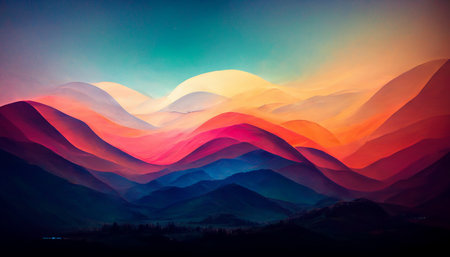
#> input picture 1_Arrays/ex05/landscape.jpg, 450 x 257 px
$ python tester.py
#> lines starting #> are read from the running program, lines starting #| are printed output that depends on the picture
### 1_Arrays/ex05/load_image.py
from PIL import Image
import numpy as np
import os


def ft_load(path: str) -> np.array:
    """loads image at path (in same dir as script), prints
    shape (height, width, channels) and
    pixel content as RGB"""
#> called with path = 'landscape.jpg'

    try:
        dir = os.path.dirname(__file__)
        abs_path = os.path.join(dir, path)
        if not os.path.exists(abs_path):
            raise AssertionError("File not found!")
        with Image.open(abs_path) as img:
#> img is the input picture: PIL image 450x257 RGB; mean R, G, B 98.7, 79.1, 89.1
            img_shape = f"({img.height}, {img.width}, {len(img.getbands())})"
#> img_shape = '(257, 450, 3)'
            print(img_shape)
#| (257, 450, 3)
            return np.array(img)
    except Exception as e:
        print(f"Exception: {e}")

### 1_Arrays/ex05/pimp_image.py
import numpy as np


""" All of these are returning a np.array,
even though subject has non-existing expected
'array' type return """


def ft_invert(array: np.array) -> np.array:
    """
    Inverts color of the image received.
    """
    return 255 - array
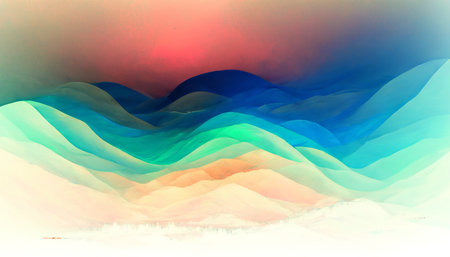
#> returned value: shape (257, 450, 3); mean of channels 0, 1, 2 156.3, 175.9, 165.9; drawn as R, G, B


def ft_red(array: np.array) -> np.array:
    """
    isolate red channel of image
    """
    red = array[:, :, 0]
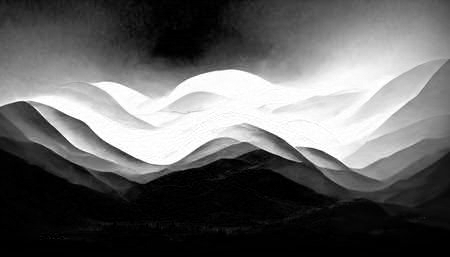
#> red: shape (257, 450); min 0, max 255, mean 98.7
    img = np.zeros_like(array)
    img[:, :, 0] = red
#> img: shape (257, 450, 3)
    return img


def ft_green(array: np.array) -> np.array:
    """
    isolate green channel of image
    """
    green = array[:, :, 1]
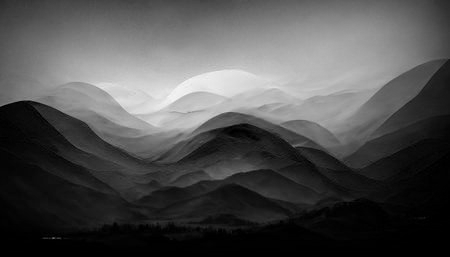
#> green: shape (257, 450); min 0, max 246, mean 79.1
    img = np.zeros_like(array)
    img[:, :, 1] = green
    return img


def ft_blue(array: np.array) -> np.array:
    """
    isolate blue channel of image
    """
    blue = array[:, :, 2]
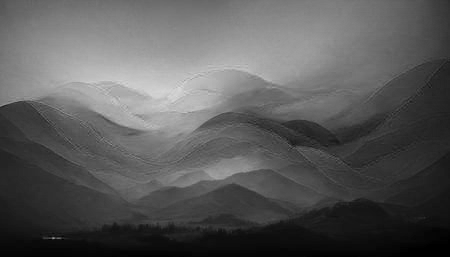
#> blue: shape (257, 450); min 0, max 219, mean 89.1
    img = np.zeros_like(array)
    img[:, :, 2] = blue
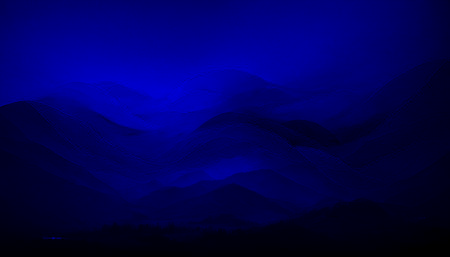
#> img: shape (257, 450, 3); mean of channels 0, 1, 2 0, 0, 89.1; drawn as R, G, B
    return img


def ft_gray(array: np.array) -> np.array:
    """
    Grayscale (I refuse to use 'grey')
    formula: ITU-R 601-2 luma transform
    """
    img = array.copy()
    r = array[:, :, 0]
    g = array[:, :, 1]
    b = array[:, :, 2]
    img = r * (299 / 1000) + g * (587 / 1000) + b * (114 / 1000)
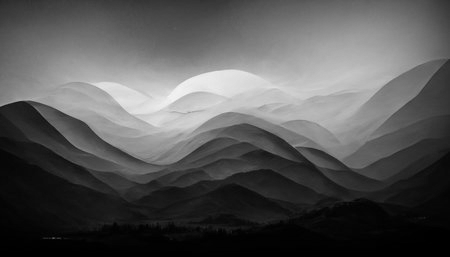
#> img: shape (257, 450) float64; min 0, max 245.2, mean 86.1
    return img

### 1_Arrays/ex05/tester.py
from load_image import ft_load
from PIL import Image
import matplotlib.pyplot as plt
from pimp_image import ft_invert
from pimp_image import ft_red
from pimp_image import ft_blue
from pimp_image import ft_green
from pimp_image import ft_gray

"""
Tester is slightly different than subject due to inconsistency with pimp_image
prototypes. each function is required to return an array, rather than img,
so I have to build images in my tester.py. Also must show and label images,
though that's not shown in the given tester.
"""

print("The shape of the image is: ", end="")
arr = ft_load("landscape.jpg")

img0 = Image.fromarray(arr)
img1 = Image.fromarray(ft_invert(arr))
img2 = Image.fromarray(ft_red(arr))
img3 = Image.fromarray(ft_green(arr))
img4 = Image.fromarray(ft_blue(arr))
img5 = Image.fromarray(ft_gray(arr))

print(ft_invert.__doc__)

imgs = [img0, img1, img2, img3, img4, img5]
titles = ["Original", "Inverted", "Red", "Green", "Blue", "Gray"]
fig, axes = plt.subplots(3, 2, figsize=(15, 10))

for ax, img, title in zip(axes.flat, imgs, titles):
    ax.imshow(img)
    ax.set_title(title, y=-0.2)
#> this loop made 6 passes
#> title on passes 1 to 6: 'Original', 'Inverted', 'Red', 'Green', 'Blue', 'Gray'

plt.tight_layout()
plt.show()
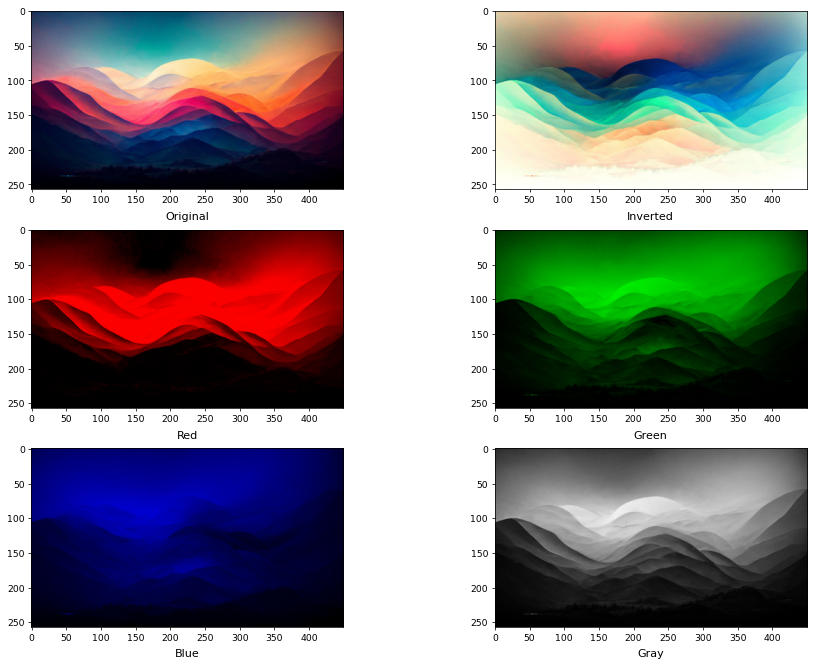
#> figure drawn by matplotlib, 6 panels
